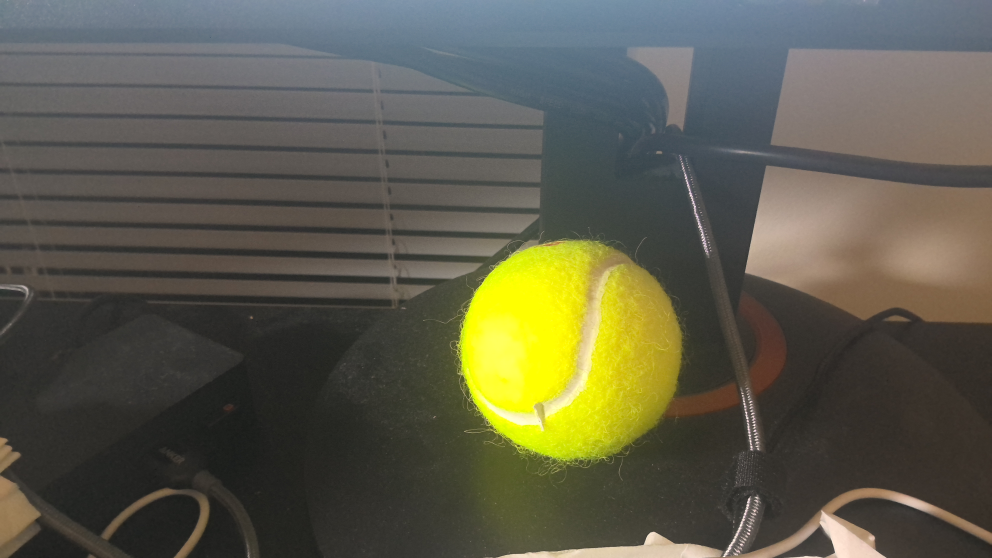
#> input picture Vision/ball.jpg, 3968 x 2232 px (shown at 1/4 size)
$ python -i vision_stuff.py   (imports and definitions only)
#> lines starting #> are read from the running program, lines starting #| are printed output that depends on the picture; after the words box and inside, x2 and y2 are one past the last pixel; in counts of white or black regions, pixels touching at a corner belong together
#> further down, picture is the input picture: shape (2232, 3968, 3); mean B, G, R 75.5, 91.9, 93.5
import numpy as np
import cv2 as cv


# simple color detection for detecting and localizing ball
# returns none if no detection
# returns a normalized center pointer if detection
def detect_ball(image):
    height, width = image.shape[:2]
#> height = 2232; width = 3968
    image = cv.cvtColor(image, cv.COLOR_BGR2HSV)
#> image: shape (2232, 3968, 3); mean H, S, V 43.1, 55.5, 99.1

    lower = np.array([22, 93, 0], dtype="uint8")
    upper = np.array([45, 255, 255], dtype="uint8")
    mask = cv.inRange(image, lower, upper)
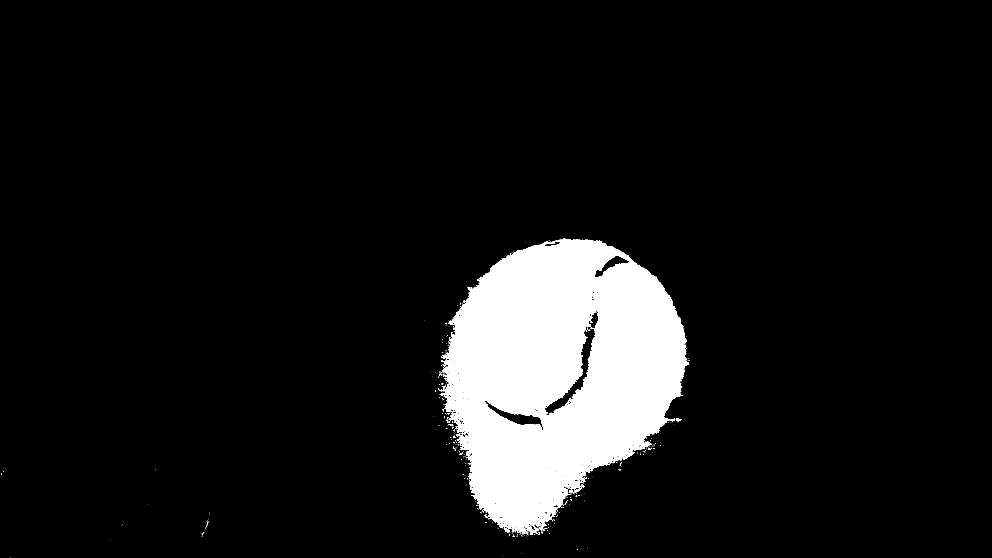
#> mask: shape (2232, 3968) (shown at 1/4 size); 8.6% white; 816 white regions (776 under 20 px)

    # discard heirarchy
    cnts, _ = cv.findContours(mask, cv.RETR_EXTERNAL, cv.CHAIN_APPROX_SIMPLE)
#> cnts = 773 contours, 760 with area under 20; largest, box (x1, y1, x2, y2) and area: (1764, 955, 2755, 2140) 794084, (2704, 1674, 2726, 1684) 108, (1826, 1732, 1844, 1745) 69, (2015, 2111, 2030, 2128) 68, (2322, 1915, 2342, 1928) 66

    if(len(cnts) != 0):
        cnt = max(cnts, key = cv.contourArea)
#> cnt = contour of 5508 points, box (x1, y1, x2, y2) (1764, 955, 2755, 2140), area 794084
        # threshold contour to avoid tiny detections
        if(cv.contourArea(cnt) > 3000):
            x,y,w,h = cv.boundingRect(cnt)
#> x = 1764; y = 955; w = 991; h = 1185

            # get center point, normalized to [-1, 1] for x and y, using cartesian style sign
            offset_x = (2.0*x + w - width)/(width)
#> offset_x = 0.139
            offset_y = (height - 2.0*y - h)/(height)
#> offset_y = -0.387

            return (offset_x, offset_y)

    else:
        return None


>>> import cv2
>>> picture = cv2.imread('../../Vision/ball.jpg')
>>> result = detect_ball(picture)
#> result = (0.139, -0.387)
